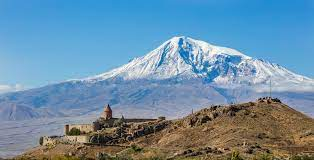
#> input picture openCV21/image.jpg, 314 x 160 px, found by its file name
$ jupyter execute --allow-errors C131.ipynb
#> lines starting #> are read from the running program, lines starting #| are printed output that depends on the picture
1.3.1 Basic Operation on Image

[cell 1]
import cv2
import numpy as np
from matplotlib import pyplot as plt

[cell 2]
def pltImage(img):
    plt.imshow(img)
    plt.xticks([]), plt.yticks([]) # to hide tick values on X and Y axis
    plt.show()

[cell 3]
img = cv2.imread('image.jpg')
#> img is the input picture: shape (160, 314, 3); mean B, G, R 166.4, 143.1, 108.6

px = img[100,100]
#> px = [171, 130, 107]
print(px)
#| [171 130 107]

[cell 4]
pltImage(img)

[cell 5]
img.shape
#> Out = (160, 314, 3)

[cell 6]
img.size
#> Out = 150720

[cell 7]
img.dtype

[cell 8]
w = 100
ball = img[402:(402+w), 414:(414+w)]
#> ball = empty array

#> (a cell that did not finish here is left out)

#> (a cell that did not finish here is left out)

[cell 11]
pltImage(img)

[cell 12]
b,g,r = cv2.split(img)
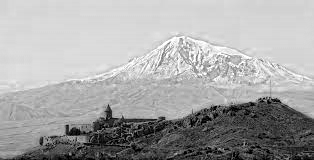
#> b: shape (160, 314); min 0, max 255, mean 166.4
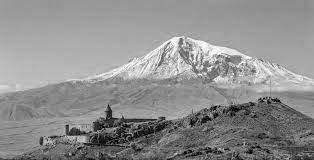
#> g: shape (160, 314); min 0, max 255, mean 143.1
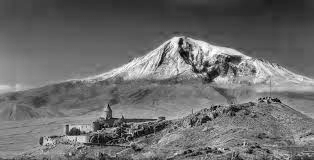
#> r: shape (160, 314); min 0, max 255, mean 108.6

[cell 13]
b.shape
#> Out = (160, 314)

[cell 14]
g

[cell 15]
r

[cell 16]
img = cv2.merge((r,g,b))

[cell 17]
pltImage(img)
pltImage(g)
pltImage(r)

[cell 18]
BLUE = [255,0,0]
img1 = cv2.imread('logo.png')
m = 50
replicate = cv2.copyMakeBorder(img1,m,m,m,m,cv2.BORDER_REPLICATE)
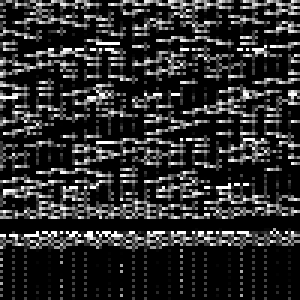
#> replicate: shape (100, 100) (shown 3 times larger); min 0, max 255, mean 45
reflect = cv2.copyMakeBorder(img1,m,m,m,m,cv2.BORDER_REFLECT)
reflect101 = cv2.copyMakeBorder(img1,m,m,m,m,cv2.BORDER_REFLECT_101)
wrap = cv2.copyMakeBorder(img1,m,m,m,m,cv2.BORDER_WRAP)
constant= cv2.copyMakeBorder(img1,m,m,m,m,cv2.BORDER_CONSTANT,value=BLUE)
